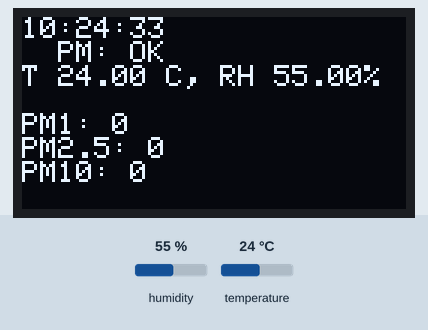
Recording of a sketch running on a simulated Arduino Mega 2560, built with avr-gcc and run on an emulated ATmega2560. Parts: 128×64 one-colour display. The inputs (shaded band) are chosen by the test bench; at power-on: humidity 55 %, temperature 24 °C. The display library's start-up logo is not drawn; the local clock reads 2024-03-15 10:24:30 at power-on unless the sketch sets it; storage starts empty; what the sketch prints to the serial monitor is not drawn.

Above: at 3.2 s.
3.3 s: humidity set to 22 %
At 5.6 s:
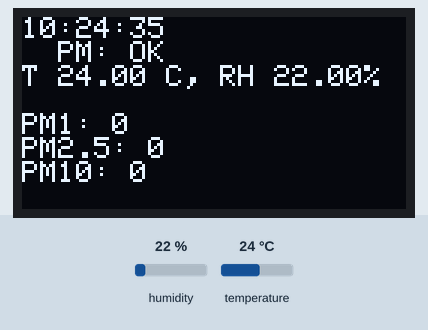
7.6 s: temperature set to 12 °C
At 8.9 s:
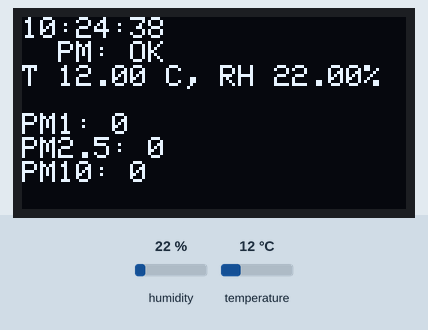
10.6 s: humidity set to 40 %
At 11.9 s:
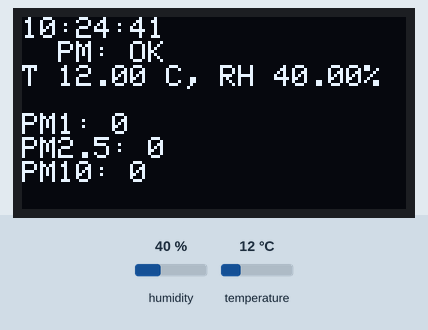
13.6 s: temperature set to 19 °C
At 14.8 s:
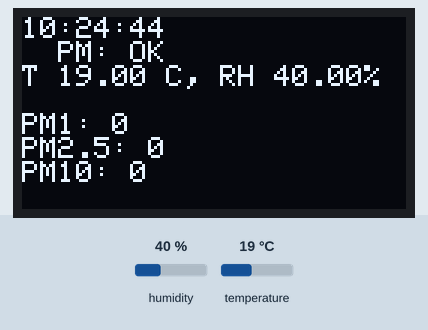
Timing chart, 0 to 16.6 s (numbered marks = the images above; inputs shaded):
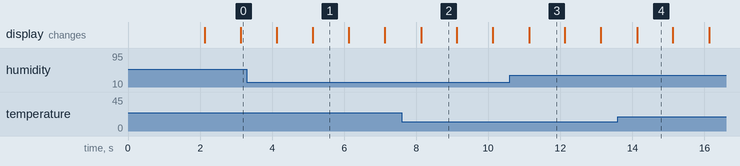

Measured:
- what the display in image 3 shows lasts 1.0 s, from 11.1 s to 12.1 s

The sketch:

PMS3003DataLogger.ino
```cpp
// reference: https://github.com/brucetsao/eMiniParticle

#include <DHT.h>
#include <SPI.h>
#include <SD.h>
#include <Wire.h>
#include <Adafruit_GFX.h>
#include <Adafruit_SSD1306.h>
#include <RTClib.h>

// T&RH sensor digital pin
#define DHTPIN 4     // what pin we're connected to
#define DHTTYPE DHT22   // DHT11 or DHT22  (AM2302)
// Initialize DHT sensor for normal 16mhz Arduino
DHT dht(DHTPIN, DHTTYPE);

// MicroSD card adaptor digital pin
 // SD card attached to SPI bus as follows:
 // DI - pin 51
 // DO - pin 50
 // CLK - pin 52
 // CS - pin SD_chipSelect
const int SD_chipSelect = 5;

// OLED display
// You can use any (4 or) 5 pins
#define OLED_MOSI   48
#define OLED_CLK   49
#define OLED_DC    45
#define OLED_CS    46
#define OLED_RESET 47
Adafruit_SSD1306 display(OLED_MOSI, OLED_CLK, OLED_DC, OLED_RESET, OLED_CS);

// Plantower PMS3003
#define pmsDataLen 24
unsigned char buf[pmsDataLen];
int idx = 0;
int pm1 = 0;
int pm2_5 = 0;
int pm10 = 0;
bool hasPm25Value = false;


// RTC
// GND connected to pin 53
// 5V connected to pin 22
// SDA connected to pin 20
// SCL connected to pin 21
RTC_DS1307 rtc;

void setup()
{
  // Open serial communications and wait for port to open:
   Serial.begin(9600);

  // Start DHT sensor
  dht.begin();

// Display test
  Serial.print("Display testing...");
  display.begin(SSD1306_SWITCHCAPVCC);
  // initiate done

  // display the splashscreen.
  display.display();
  delay(1000);
  // Clear the buffer.
  display.clearDisplay();
  Serial.println("Done");
  delay(1000);

    // Setup microSD card adaptor
  Serial.print("Initializing SD card...");
  // see if the card is present and can be initialized:
  if (!SD.begin(SD_chipSelect)) {
    Serial.println("Card failed, or not present");
    // don't do anything more:
    // return;
  }
  else {Serial.println("Card initialized.");}

     // Setup RTC
  #ifdef AVR
    Wire.begin();
  #else
    Wire1.begin(); // Shield I2C pins connect to alt I2C bus on Arduino Due
  #endif
    rtc.begin();

    if (! rtc.isrunning()) {
      Serial.println("RTC is NOT running!");
      // following line sets the RTC to the date & time this sketch was compiled
      rtc.adjust(DateTime(F(__DATE__), F(__TIME__)));
      // This line sets the RTC with an explicit date & time, for example to set
      // January 21, 2014 at 3am you would call:
      // rtc.adjust(DateTime(2016, 9, 26, 12, 8, 0));
    }
}


void loop()
{
// Timing
    unsigned long time1;
    time1 = millis();
// RTC time
  DateTime now = rtc.now();

// display date, time
  display.setTextSize(1);
  display.setTextColor(WHITE);
  display.setCursor(0,0);
  display.print(now.hour(), DEC); display.print(':');
  display.print(now.minute(), DEC); display.print(':');
  display.print(now.second(), DEC); display.println(' ');

    // print time to the serial port:
    Serial.print(now.year(), DEC);
    Serial.print('/');
    Serial.print(now.month(), DEC);
    Serial.print('/');
    Serial.print(now.day(), DEC);
    Serial.print(" ");
    Serial.print(now.hour(), DEC);
    Serial.print(':');
    Serial.print(now.minute(), DEC);
    Serial.print(':');
    Serial.print(now.second(), DEC);
    Serial.print("\t");

//-------T&RH Data-----------------------------------------------
  // Read temperature as Celsius
  float temp = dht.readTemperature();
  // Read relative humidity
  float humi = dht.readHumidity();

  if(isnan(humi) || isnan(temp) )
  {
    Serial.println();
    Serial.print("Failed to read from DHT sensor!");
    Serial.println();

  }
  else
  {
  }
    // Serial.print("T ");
    Serial.print(temp);
    Serial.print("\t");
    // Serial.print(" degree C, RH ");
    Serial.print(humi);
    Serial.println("\t");

  //---------- Plantower PMS3003 sensor------------------
  hasPm25Value = false;
  int count = 0;
  int ckecksum = 0 ;
  int exptsum = 0 ;
  memset(buf, 0, pmsDataLen);

  while ( Serial.available() && count < pmsDataLen )
  {
    buf[count] = Serial.read();

    if (buf[0] == 0x42 && count == 0 )
    {
      count = 1 ;
      continue ;

    }
    if (buf[1] == 0x4d && count == 1 )
    {
      count = 2 ;
      continue ;

    }
    if (count >= 2 )
    {
      count++ ;
      if (count >= (pmsDataLen) )
      {
        hasPm25Value = true ;
        break ;
      }
      continue ;
    }

  }

  if (hasPm25Value )
  {
    for (int i = 0 ; i < (pmsDataLen - 2) ; i++)
      ckecksum = ckecksum + buf[i] ;
    exptsum = ((unsigned int)buf[22] << 8 ) + ((unsigned int)buf[23]) ;
    if (ckecksum == exptsum)
    {
      hasPm25Value = true ;
    }
    else
    {
      hasPm25Value = false ;
      Serial.print("\n \n ERROR Check sum");
      Serial.print("\n Sensor Check sum is : ");
      Serial.print(exptsum);
      Serial.print(", \n And Data Check sum is :");
      Serial.print(ckecksum);
      Serial.println("");
    }
    pm1 = ( buf[10] << 8 ) | buf[11];
    pm2_5 = ( buf[12] << 8 ) | buf[13];
    pm10 = ( buf[14] << 8 ) | buf[15];

    Serial.print("pm1.0: ");
    Serial.print(pm1);
    Serial.print(" ug/m3\t");
    Serial.print("pm2.5: ");
    Serial.print(pm2_5);
    Serial.print(" ug/m3\t");
    Serial.print("pm10: ");
    Serial.print(pm10);
    Serial.print(" ug/m3");
    Serial.println("");
  }


  //---------------Make Date String------------------------------------
   char str1[12]; // year
   char str1t[12] = "0"; // year
   char str2[12]; // month
   char str2t[12] = "0"; // month
   char str3[12]; // day
   char str3t[12] = "0"; // day

   char strP[12] = "P";
   char strT[12] = ".txt";

   int rtc_year = now.year();
   int rtc_month = now.month();
   int rtc_day = now.day();
   rtc_year = rtc_year-2000;

   sprintf(str1,"%d",rtc_year);
   int len1 = strlen(str1);
   if (len1 == 1){
   strcat(str1t, str1);
   strcpy(str1, str1t);
   }
   else {}

   sprintf(str2,"%d",rtc_month);
   int len2 = strlen(str2);
   if (len2 == 1){
   strcat(str2t, str2);
   strcpy(str2, str2t);
   }
   else {}

   sprintf(str3,"%d",rtc_day);
   int len3 = strlen(str3);
   if (len3 == 1){
   strcat(str3t, str3);
   strcpy(str3, str3t);
   }
   else {}

   // make PM data file name, format: Pyymmdd.txt
   strcat(str1, str2);
   strcat(str1, str3);
   strcat(strP, str1);
   strcat(strP, strT);

  //-----------Logging Data to MicroSD Card--------------------------------
  // open the file. note that only one file can be open at a time,
  // so you have to close this one before opening another.
  // save PM data

        File dataFile = SD.open(strP, FILE_WRITE);
        // if the file is available, write to it:
        if (dataFile) {
          dataFile.print(now.year(), DEC); dataFile.print("\t");
          dataFile.print(now.month(), DEC); dataFile.print("\t");
          dataFile.print(now.day(), DEC); dataFile.print("\t");
          dataFile.print(now.hour(), DEC); dataFile.print("\t");
          dataFile.print(now.minute(), DEC); dataFile.print("\t");
          dataFile.print(now.second(), DEC); dataFile.print("\t");

          dataFile.print(temp); dataFile.print("\t");
          dataFile.print(humi); dataFile.print("\t");

          dataFile.print(pm1); dataFile.print("\t");
          dataFile.print(pm2_5); dataFile.print("\t");
          dataFile.println(pm10);

          display.println("  PM: OK");
          dataFile.close();
          }
          else {
              // Serial.println("error opening pmdata.txt");
              display.println("PM: Fail");
          }

//-------------OLED Display--------------------------------------------
        display.print("T ");
        display.print(temp);
        display.print(" C, RH ");
        display.print(humi);
        display.println("%");
        display.println("");

        display.print("PM1: ");
        display.println(pm1);
        display.print("PM2.5: ");
        display.println(pm2_5);
        display.print("PM10: ");
        display.println(pm10);

        display.display();
        display.clearDisplay();

//---------Time Interval (1s)----------------------------------------------
    unsigned long time2;
    time2 = millis();
    unsigned long time_int;
    time_int = 1000-(time2-time1);
    delay(time_int); //delay for reread
}
```
